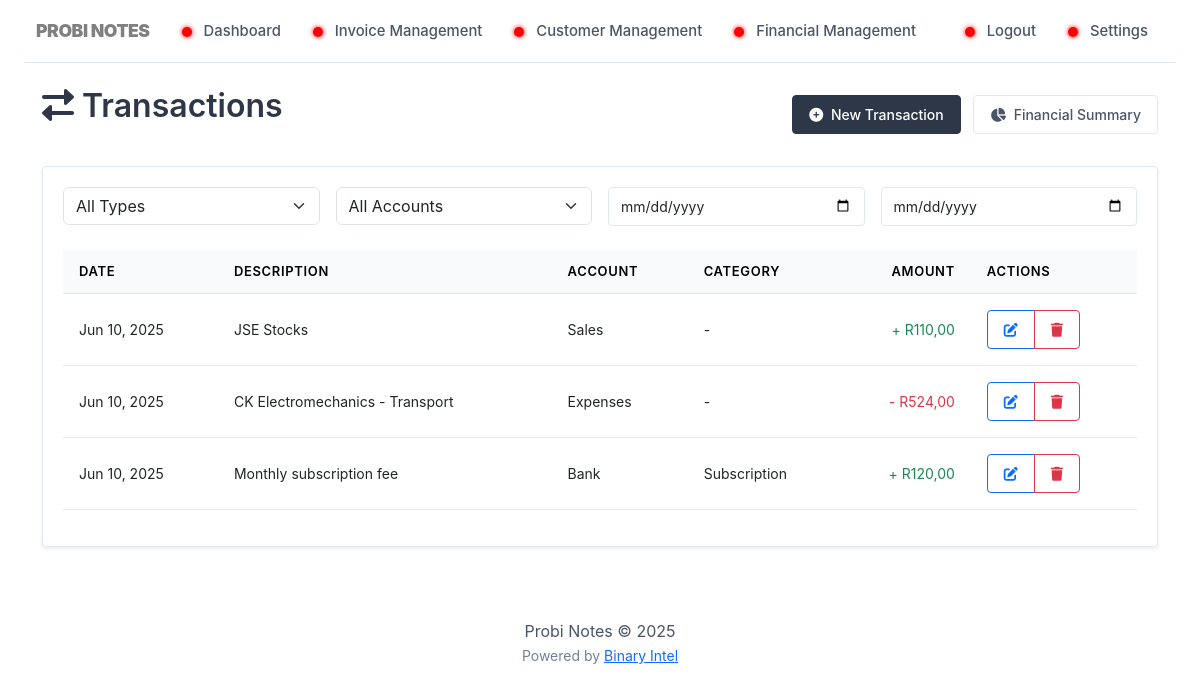
Screenshot of /financial/transactions.php (signed in) with the database file from the repository.
### tables this page shows
CREATE TABLE `transactions` (
  `id` int(11) NOT NULL,
  `user_id` int(11) NOT NULL,
  `account_id` int(11) NOT NULL,
  `transaction_date` date NOT NULL,
  `amount` decimal(15,2) NOT NULL,
  `type` enum('income','expense','transfer') NOT NULL,
  `category_id` int(11) DEFAULT NULL,
  `payee` varchar(100) DEFAULT NULL,
  `description` text DEFAULT NULL,
  `reference` varchar(100) DEFAULT NULL,
  `is_reconciled` tinyint(1) DEFAULT 0,
  `created_at` timestamp NOT NULL DEFAULT current_timestamp(),
  `updated_at` timestamp NOT NULL DEFAULT current_timestamp() ON UPDATE current_timestamp()
);

CREATE TABLE `financial_accounts` (
  `id` int(11) NOT NULL,
  `user_id` int(11) NOT NULL,
  `account_name` varchar(100) NOT NULL,
  `account_type` enum('bank','cash','credit_card','investment','loan','other') NOT NULL,
  `account_number` varchar(50) DEFAULT NULL,
  `bank_name` varchar(100) DEFAULT NULL,
  `opening_balance` decimal(15,2) DEFAULT 0.00,
  `current_balance` decimal(15,2) DEFAULT 0.00,
  `currency` varchar(3) DEFAULT 'ZAR',
  `description` text DEFAULT NULL,
  `is_active` tinyint(1) DEFAULT 1,
  `created_at` timestamp NOT NULL DEFAULT current_timestamp(),
  `updated_at` timestamp NOT NULL DEFAULT current_timestamp() ON UPDATE current_timestamp()
);

CREATE TABLE `transaction_categories` (
  `id` int(11) NOT NULL,
  `user_id` int(11) NOT NULL,
  `name` varchar(50) NOT NULL,
  `type` enum('income','expense') NOT NULL,
  `color` varchar(7) DEFAULT '#6c757d',
  `is_default` tinyint(1) DEFAULT 0,
  `created_at` timestamp NOT NULL DEFAULT current_timestamp()
);

### financial/transactions.php (the view, shortened to what this page needs)
<?php
require_once '../includes/config.php';
require_once '../includes/header.php';
require_once '../includes/navigation.php';
$query = "SELECT t.*, a.account_name, c.name as category_name
          FROM transactions t
          LEFT JOIN financial_accounts a ON t.account_id = a.id
          LEFT JOIN transaction_categories c ON t.category_id = c.id
          WHERE t.user_id = ?
          ORDER BY t.transaction_date DESC";
$stmt = $pdo->prepare($query);
$stmt->execute([$_SESSION['user_id']]);
$transactions = $stmt->fetchAll();
?>
<div class="container mt-4">
    <div class="d-flex justify-content-between align-items-center mb-4">
        <h2><i class="fas fa-exchange-alt me-2"></i>Transactions</h2>
        <div>
            <button class="btn btn-primary me-2" data-bs-toggle="modal" data-bs-target="#addTransactionModal">
                <i class="fas fa-plus-circle me-1"></i> New Transaction
            </button>
            <a href="list.php" class="btn btn-outline-secondary">
                <i class="fas fa-chart-pie me-1"></i> Financial Summary
            </a>
        </div>
    </div>
    <div class="card shadow-sm">
        <div class="card-body">
            <div class="row mb-4 g-3">
                <div class="col-md-3">
                    <select class="form-select" id="filterType">
                        <option value="">All Types</option>
                    </select>
                </div>
                <div class="col-md-3">
                    <select class="form-select" id="filterAccount">
                        <option value="">All Accounts</option>
                    </select>
                </div>
                <div class="col-md-3">
                    <input type="date" class="form-control" id="filterStartDate" placeholder="From Date">
                </div>
                <div class="col-md-3">
                    <input type="date" class="form-control" id="filterEndDate" placeholder="To Date">
                </div>
            </div>
            <div class="table-responsive">
                <table class="table table-hover">
                    <thead class="table-light">
                        <tr>
                            <th>Date</th>
                            <th>Description</th>
                            <th>Account</th>
                            <th>Category</th>
                            <th class="text-end">Amount</th>
                            <th>Actions</th>
                        </tr>
                    </thead>
                    <tbody>
                        <?php if (empty($transactions)): ?>
                        <tr>
                            <td colspan="6" class="text-center text-muted py-4">
                                <i class="fas fa-inbox fa-2x mb-2"></i><br>
                                No transactions found. <a href="#" data-bs-toggle="modal" data-bs-target="#addTransactionModal">Add your first transaction</a>.
                            </td>
                        </tr>
                        <?php else: ?>
                            <?php foreach ($transactions as $transaction): ?>
                            <tr>
                                <td><?= date('M j, Y', strtotime($transaction['transaction_date'])) ?></td>
                                <td><?= htmlspecialchars($transaction['description']) ?></td>
                                <td><?= htmlspecialchars($transaction['account_name']) ?></td>
                                <td><?= $transaction['category_name'] ? htmlspecialchars($transaction['category_name']) : '-' ?></td>
                                <td class="text-end <?= $transaction['type'] === 'income' ? 'text-success' : 'text-danger' ?>">
                                    <?= $transaction['type'] === 'income' ? '+' : '-' ?>
                                    R<?= number_format($transaction['amount'], 2, ',', ' ') ?>
                                </td>
                                <td>
                                    <div class="btn-group btn-group-sm">
                                        <button class="btn btn-outline-primary edit-btn"
                                                data-id="<?= $transaction['id'] ?>"
                                                data-date="<?= date('Y-m-d', strtotime($transaction['transaction_date'])) ?>"
                                                data-type="<?= $transaction['type'] ?>"
                                                data-account="<?= $transaction['account_id'] ?>"
                                                data-category="<?= $transaction['category_id'] ?>"
                                                data-amount="<?= $transaction['amount'] ?>"
                                                data-description="<?= htmlspecialchars($transaction['description']) ?>"
                                                title="Edit Transaction">
                                            <i class="fas fa-edit"></i>
                                        </button>
                                        <button class="btn btn-outline-danger delete-btn"
                                                data-id="<?= $transaction['id'] ?>"
                                                data-description="<?= htmlspecialchars($transaction['description']) ?>"
                                                data-amount="R<?= number_format($transaction['amount'], 2, ',', ' ') ?>"
                                                title="Delete Transaction">
                                            <i class="fas fa-trash"></i>
                                        </button>
                                    </div>
                                </td>
                            </tr>
                            <?php endforeach; ?>
                        <?php endif; ?>
                    </tbody>
                </table>
            </div>
        </div>
    </div>
</div>
<?php
require_once '../includes/footer.php';
?>

### assets/css/style.css (style rules this page uses)
:root { --primary-text: #2d3748; --secondary-text: #4a5568; --border-color: #e2e8f0; --light-bg: #f8fafc; --medium-bg: #edf2f7; --dark-bg: #e2e8f0; --accent-color: #718096; --border-radius: 4px; --shadow-sm: 0 1px 2px 0 rgba(0, 0, 0, 0.05); --shadow-md: 0 4px 6px -1px rgba(0, 0, 0, 0.1); }
body { font-family: 'Inter', -apple-system, BlinkMacSystemFont, 'Segoe UI', Roboto, sans-serif; line-height: 1.5; color: var(--primary-text); background-color: white; padding-top: 0; -webkit-font-smoothing: antialiased; }
h1, h2, h3, h4, h5, h6 { font-weight: 600; color: var(--primary-text); margin-bottom: 1rem; }
.card { border: 1px solid var(--border-color); border-radius: var(--border-radius); background-color: white; box-shadow: var(--shadow-sm); margin-bottom: 1.5rem; }
.card-body { padding: 1.25rem; }
.table { color: var(--primary-text); width: 100%; }
.table thead th { background-color: var(--light-bg); border-bottom: 1px solid var(--border-color); font-weight: 600; padding: 0.75rem 1rem; font-size: 0.8125rem; text-transform: uppercase; letter-spacing: 0.05em; }
.table tbody td { padding: 1rem; border-bottom: 1px solid var(--border-color); vertical-align: middle; font-size: 0.875rem; }
.form-control { border: 1px solid var(--border-color); border-radius: var(--border-radius); padding: 0.5rem 0.75rem; font-size: 0.875rem; background-color: white; }
.btn { border-radius: var(--border-radius); padding: 0.5rem 1rem; font-size: 0.875rem; font-weight: 500; transition: none; }
.btn-primary { background-color: var(--primary-text); border-color: var(--primary-text); }
.btn-outline-secondary { border-color: var(--border-color); color: var(--secondary-text); }

### includes/header.php (style rules this page uses)
body { opacity: 0; transition: opacity 0.3s ease; }

### rows the page displays
transactions: transaction_date "Jun 10, 2025", description "JSE Stocks", account.account_name "Sales", amount "110,00"
transactions: transaction_date "Jun 10, 2025", description "CK Electromechanics - Transport", account.account_name "Expenses", amount "524,00"
transactions: transaction_date "Jun 10, 2025", description "Monthly subscription fee", account.account_name "Bank", category.name "Subscription", amount "120,00"
